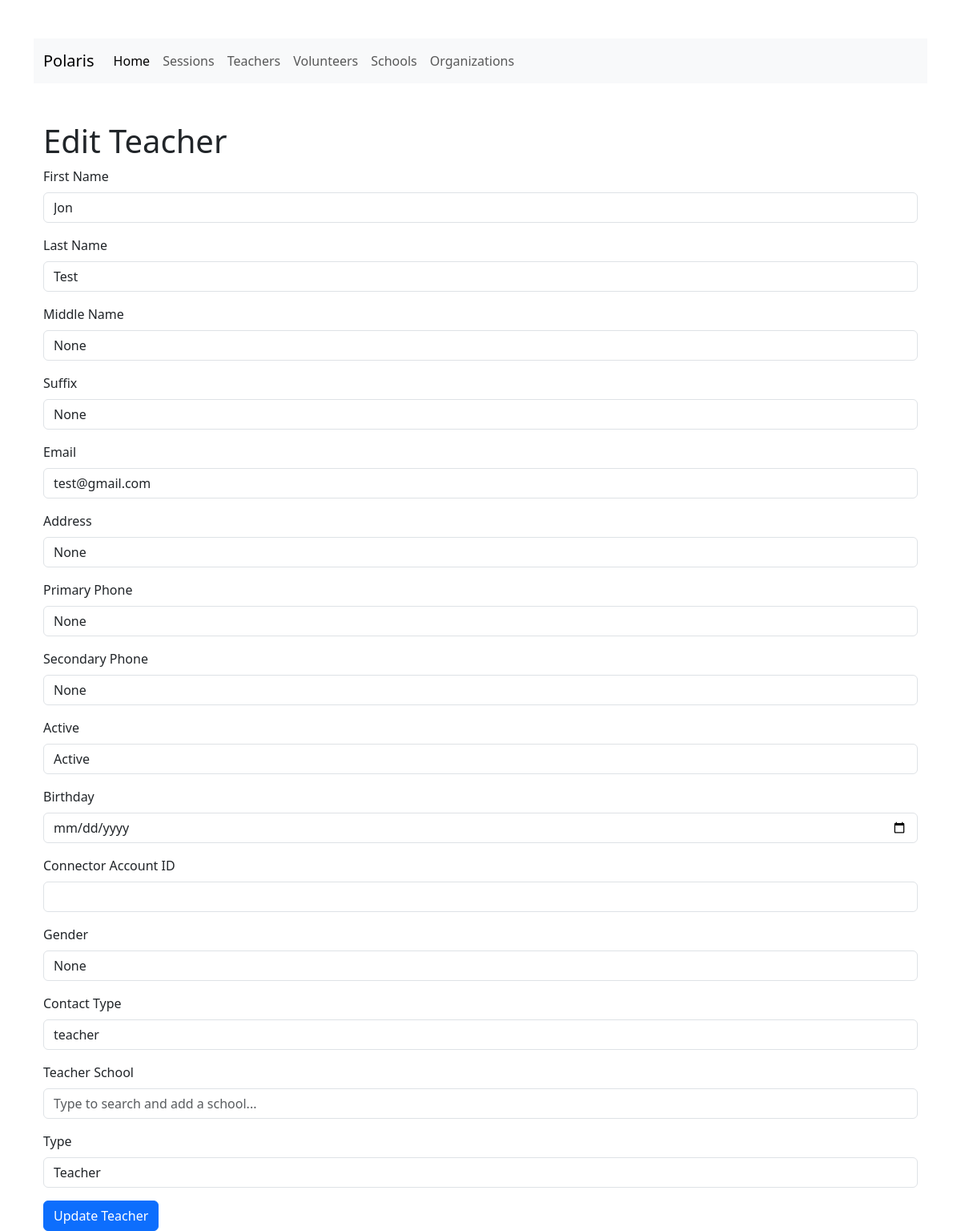
Page /edit-teacher?teacher_id=2 on the earlier database version.
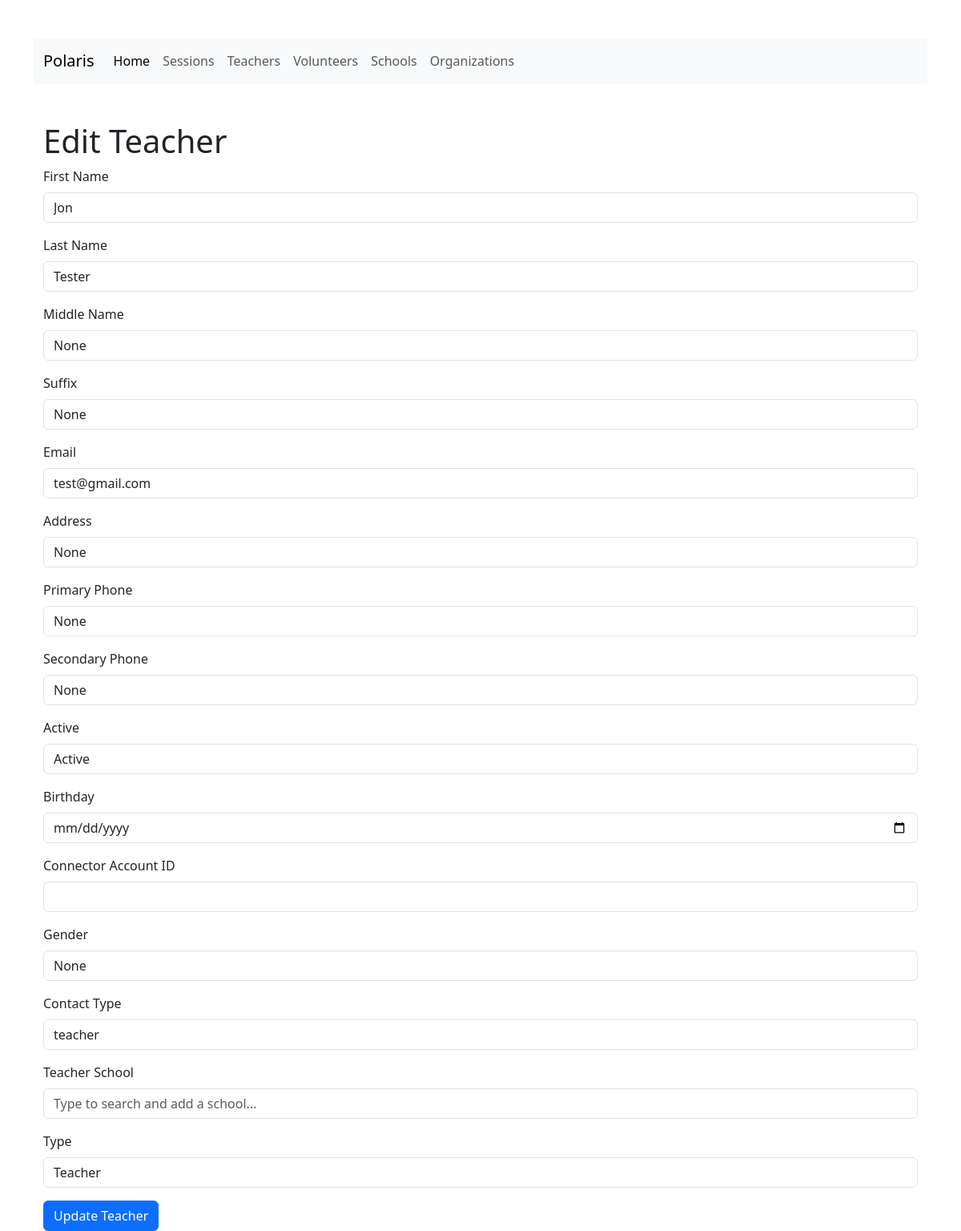
Same page on the later database version.
### app/models.py (models this page shows, shortened)
class Base(db.Model):
    __abstract__ = True
    created_at = db.Column(db.DateTime, default=datetime.utcnow)
    updated_at = db.Column(db.DateTime, default=datetime.utcnow, onupdate=datetime.utcnow)
    deleted_at = db.Column(db.DateTime, nullable=True, index=True)

class Person(Base):
    __tablename__ = 'persons'
    id =db.Column(Integer, primary_key=True)
    first_name =db.Column(String(50), nullable=False)
    last_name =db.Column(String(50), nullable=False)
    middle_name =db.Column(String(50), nullable=True)
    suffix =db.Column(String(10), nullable=True)
    email =db.Column(String(100), nullable=False, unique=True)
    address =db.Column(String(255), nullable=True)
    primary_phone =db.Column(String(15), nullable=True)
    secondary_phone =db.Column(String(15), nullable=True)
    active =db.Column(Boolean, default=True)
    birthday =db.Column(Date, nullable=True)
    connector_account_id =db.Column(Integer, ForeignKey('connector_accounts.id'), nullable=True)
    gender =db.Column(String(10), nullable=True)
    contact_type =db.Column(String(50), nullable=True)
    __mapper_args__ = {
        'polymorphic_identity': 'person',
        'polymorphic_on': contact_type
    }
    @hybrid_property
    def name(self):
        return f"{self.first_name} {self.last_name}"

class Teacher(Person):
    __tablename__ = 'teachers'
    id = db.Column(db.Integer, ForeignKey('persons.id'), primary_key=True)
    primary_affiliation_id =db.Column(Integer, ForeignKey('schools.id'), nullable=False)
    primary_affiliation = relationship('School', back_populates='teachers')
    historical_affiliation = relationship(
        'School',
        secondary='session_teachers_association',
        primaryjoin=(session_teachers_association.c.teacher_id == id),
        secondaryjoin=(session_teachers_association.c.school_id == School.id),
        back_populates='teachers',
        overlaps="teachers,sessions"
    )
    type =db.Column(String(50), nullable=False)
    sessions = relationship('Session', secondary='session_teachers_association', back_populates='teachers', overlaps="historical_affiliation,teachers")
    __mapper_args__ = {
        'polymorphic_identity': 'teacher',
    }

### app/routes/views.py (the view)
@app.route('/edit-teacher', methods=['GET'])
def edit_teacher():
    teacher_id = request.args.get('teacher_id')
    teacher = Teacher.query.filter_by(id=teacher_id).first()
    if teacher:
        return render_template('/teachers/edit_teacher.html', teacher=teacher, person=teacher)
    else:
        return 'Teacher not found', 404

### app/templates/teachers/edit_teacher.html (shortened to what this page needs)
{% extends "base.html" %}
{% block content %}
<div class="container mt-5">
    <h1>Edit Teacher</h1>
    <form method="POST" action="{{ url_for('update_teacher', teacher_id=teacher.id) }}">
    {%include '/persons/edit_person_form.html' %}
    {%include '/teachers/edit_teacher_form.html' %}
    <button type="submit" class="btn btn-primary">Update Teacher</button>
</form>
{% endblock %}

### app/templates/base.html (shortened to what this page needs)
<!DOCTYPE html>
<html lang="en">
<head>
    <link href="https://cdn.jsdelivr.net/npm/bootstrap@5.3.3/dist/css/bootstrap.min.css" rel="stylesheet">
    <link href="https://cdnjs.cloudflare.com/ajax/libs/font-awesome/5.15.1/css/all.min.css" rel="stylesheet">
</head>
<body>
    <div class="container mt-5">
    {% include 'nav.html' %}
    {% block content %}{% endblock %}
</body>
</html>

### app/templates/nav.html (shortened to what this page needs)
<nav class="navbar navbar-expand-lg navbar-light bg-light">
    <div class="container-fluid">
      <a class="navbar-brand" href="/">Polaris</a>
      <div class="collapse navbar-collapse" id="navbarNav">
        <ul class="navbar-nav">
          <li class="nav-item">
            <a class="nav-link active" aria-current="page" href="/">Home</a>
          </li>
          <li class="nav-item">
            <a class="nav-link" href="/sessions">Sessions</a>
          </li>
          <li class="nav-item">
            <a class="nav-link" href="/teachers">Teachers</a>
          </li>
          <li class="nav-item">
            <a class="nav-link" href="/volunteers">Volunteers</a>
          </li>
          <li class="nav-item">
            <a class="nav-link" href="/schools">Schools</a>
          </li>
          <li class="nav-item">
            <a class="nav-link" href="/organizations">Organizations</a>
          </li>
        </ul>
      </div>
    </div>
  </nav>

### app/templates/persons/edit_person_form.html (shortened to what this page needs)
<div class="mb-3">
    <label for="firstName" class="form-label">First Name</label>
    <input type="text" class="form-control" id="firstName" name="firstName" value="{{ person.first_name if person else '' }}" required>
</div>
<div class="mb-3">
    <label for="lastName" class="form-label">Last Name</label>
    <input type="text" class="form-control" id="lastName" name="lastName" value="{{ person.last_name if person else '' }}" required>
</div>
<div class="mb-3">
    <label for="middleName" class="form-label">Middle Name</label>
    <input type="text" class="form-control" id="middleName" name="middleName" value="{{ person.middle_name if person else '' }}">
</div>
<div class="mb-3">
    <label for="suffix" class="form-label">Suffix</label>
    <input type="text" class="form-control" id="suffix" name="suffix" value="{{ person.suffix if person else '' }}">
</div>
<div class="mb-3">
    <label for="email" class="form-label">Email</label>
    <input type="email" class="form-control" id="email" name="email" value="{{ person.email if person else '' }}" required>
</div>
<div class="mb-3">
    <label for="address" class="form-label">Address</label>
    <input type="text" class="form-control" id="address" name="address" value="{{ person.address if person else '' }}">
</div>
<div class="mb-3">
    <label for="primaryPhone" class="form-label">Primary Phone</label>
    <input type="text" class="form-control" id="primaryPhone" name="primaryPhone" value="{{ person.primary_phone if person else '' }}">
</div>
<div class="mb-3">
    <label for="secondaryPhone" class="form-label">Secondary Phone</label>
    <input type="text" class="form-control" id="secondaryPhone" name="secondaryPhone" value="{{ person.secondary_phone if person else '' }}">
</div>
<div class="mb-3">
    <label for="active" class="form-label">Active</label>
    <select class="form-control" id="active" name="active">
        <option value="true" {{ 'selected' if person and person.active else '' }}>Active</option>
    </select>
</div>
<div class="mb-3">
    <label for="birthday" class="form-label">Birthday</label>
    <input type="date" class="form-control" id="birthday" name="birthday" value="{{ person.birthday.strftime('%Y-%m-%d') if person and person.birthday else '' }}">
</div>
<div class="mb-3">
    <label for="connectorAccountId" class="form-label">Connector Account ID</label>
    <input type="number" class="form-control" id="connectorAccountId" name="connectorAccountId" value="{{ person.connector_account_id if person else '' }}">
</div>
<div class="mb-3">
    <label for="gender" class="form-label">Gender</label>
    <input type="text" class="form-control" id="gender" name="gender" value="{{ person.gender if person else '' }}">
</div>
<div class="mb-3">
    <label for="contactType" class="form-label">Contact Type</label>
    <input type="text" class="form-control" id="contactType" name="contactType" value="{{ person.contact_type if person else '' }}">
</div>

### app/templates/teachers/edit_teacher_form.html (shortened to what this page needs)
<div class="mb-3">
    <label for="schoolSearch" class="form-label">Teacher School</label>
    <input type="text" class="form-control" id="schoolSearch" name="schoolSearch" placeholder="Type to search and add a school..." hx-get="/search-schools" hx-trigger="keyup changed delay:500ms" hx-target="#schoolNameSuggestions" hx-swap="innerHTML" autocomplete="off">
</div>
<div class="mb-3">
    <label for="type" class="form-label">Type</label>
    <input type="text" class="form-control" id="type" name="type" value="{{ teacher.type if teacher else '' }}" required>
</div>

Differences in the rows shown:
changed Person "Jon": lastName "Test" → "Tester"
